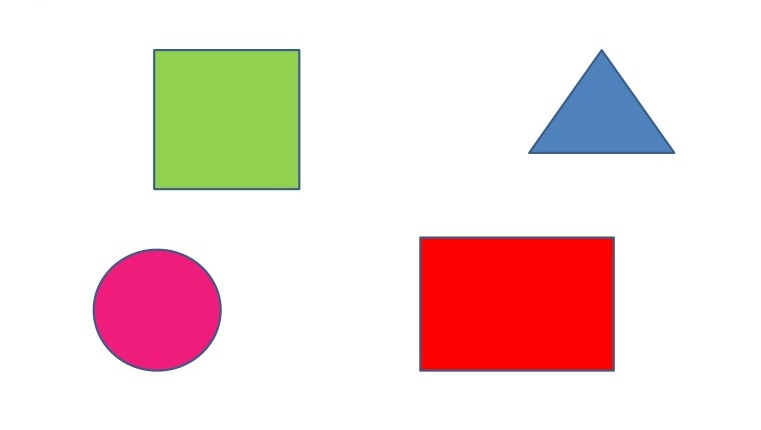
#> input picture computer-vision/shapes.jpg, 761 x 430 px
$ jupyter execute opencv-tut6.ipynb
#> lines starting #> are read from the running program, lines starting #| are printed output that depends on the picture; after the words box and inside, x2 and y2 are one past the last pixel; in counts of white or black regions, pixels touching at a corner belong together
[cell 1]
import cv2
import numpy as np

[cell 2]
img = cv2.imread('shapes.jpg')
#> img is the input picture: shape (430, 761, 3); mean B, G, R 217.1, 219.8, 241.4
imgContour = img.copy()

## Contour or Edge Detection

[cell 3]
imgGray = cv2.cvtColor(img, cv2.COLOR_BGR2GRAY)
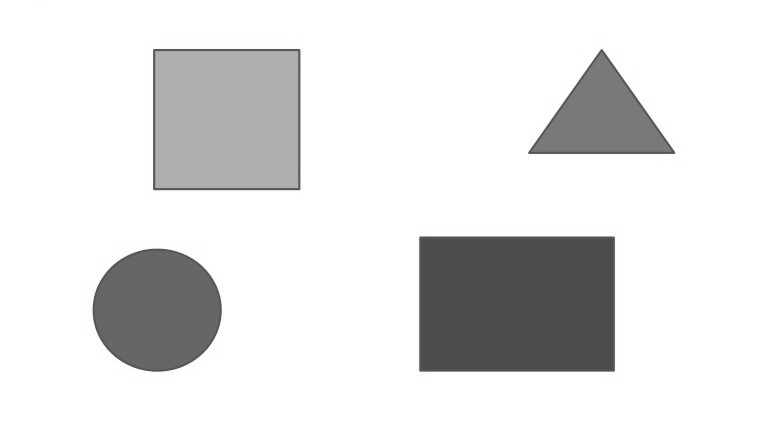
#> imgGray: shape (430, 761); min 72, max 255, mean 225.9
imgBlur = cv2.GaussianBlur(imgGray, (7,7), 1)

[cell 4]
imgCanny = cv2.Canny(imgBlur, 50,50) # threshold
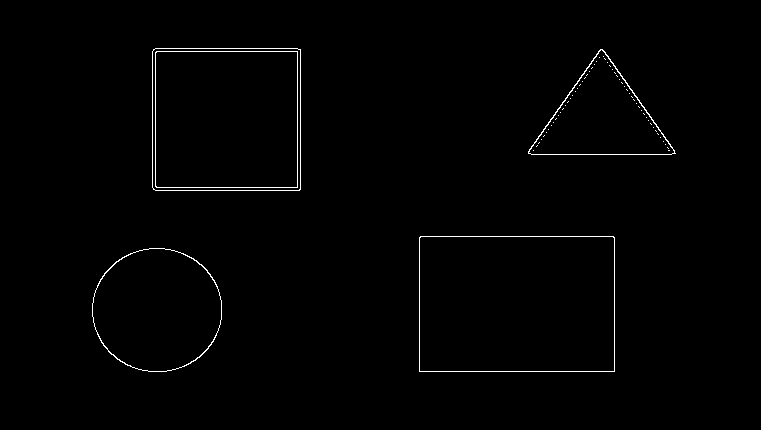
#> imgCanny: shape (430, 761); 0.87% white in thin lines or dots, all inside (x1, y1, x2, y2) = (92, 48, 676, 372)

[cell 5]
cv2.imshow('Image', imgCanny)
cv2.waitKey()
cv2.destroyAllWindows()

[cell 6]
# Blank Image
imgBlank = np.zeros_like(img)

[cell 7]
def getContours(img):
    # retrieval methods: cv2.RETR_EXTERNAL ==> It retrieves the external contours
    contours, hierarchy = cv2.findContours(img, cv2.RETR_EXTERNAL, cv2.CHAIN_APPROX_NONE)
#> contours = 4 contours; box (x1, y1, x2, y2) and area: (419, 236, 615, 372) 26324, (152, 48, 301, 191) 21005, (92, 248, 222, 372) 12550, (528, 49, 676, 155) 8062
    for cnt in contours:
        area = cv2.contourArea(cnt)
        #print(area)
        cv2.drawContours(imgContour, cnt, -1, (255,0,0), 3)
        perimeter = cv2.arcLength(cnt, True) # True: shapes are
        #print(perimeter)
        approx = cv2.approxPolyDP(cnt, 0.02 * perimeter, True)
        # no. of verticies/object corners of each shape
        print(approx)
        #print(len(approx))
        objCorners = len(approx)
        # bounding box arround the objects
        x,y,w,h = cv2.boundingRect(approx)
        if objCorners == 3:
            objectType = "Triangle"
        elif objCorners == 4:
            aspRatio = w/float(h)
            if aspRatio > 0.95 and aspRatio < 1.05:
                objectType = "Square"
            else:
                objectType = "Rectangle"
        elif objCorners > 4:
            objectType = "Circle"
        else :
            objectType = "None"
        cv2.rectangle(imgContour, (x,y), (x+w, y+h), (0,255,0), 2)
        cv2.putText(imgContour, objectType, (x+(w//2)-10, y+(h//2)-10), cv2.FONT_HERSHEY_COMPLEX, 0.5, (255,255,0), 2)
#> this loop made 4 passes
#> (area, perimeter, approx, objCorners, x, y, w, h) on passes 2, 4: (26324, 658.8, [[419, 237], [419, 371], [614, 371], [613, 236]], 4, 419, 236, 196, 136), (21005, 576.5, [[153, 49], [153, 189], [300, 189], [300, 49]], 4, 153, 49, 148, 141)
#> (area, perimeter, approx, objCorners, x, y, w, h) on pass 3: (8061.5, 417.9, [[528, 151], [675, 153], [602, 49]], 3, 528, 49, 148, 105)
#> (printed output is left out)
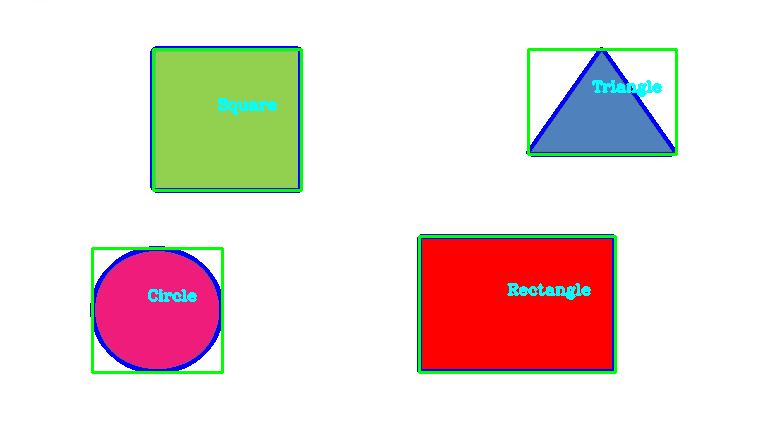
#> imgContour: shape (430, 761, 3); 4.28% of pixels changed, all inside (x1, y1, x2, y2) = (90, 46, 678, 374)
